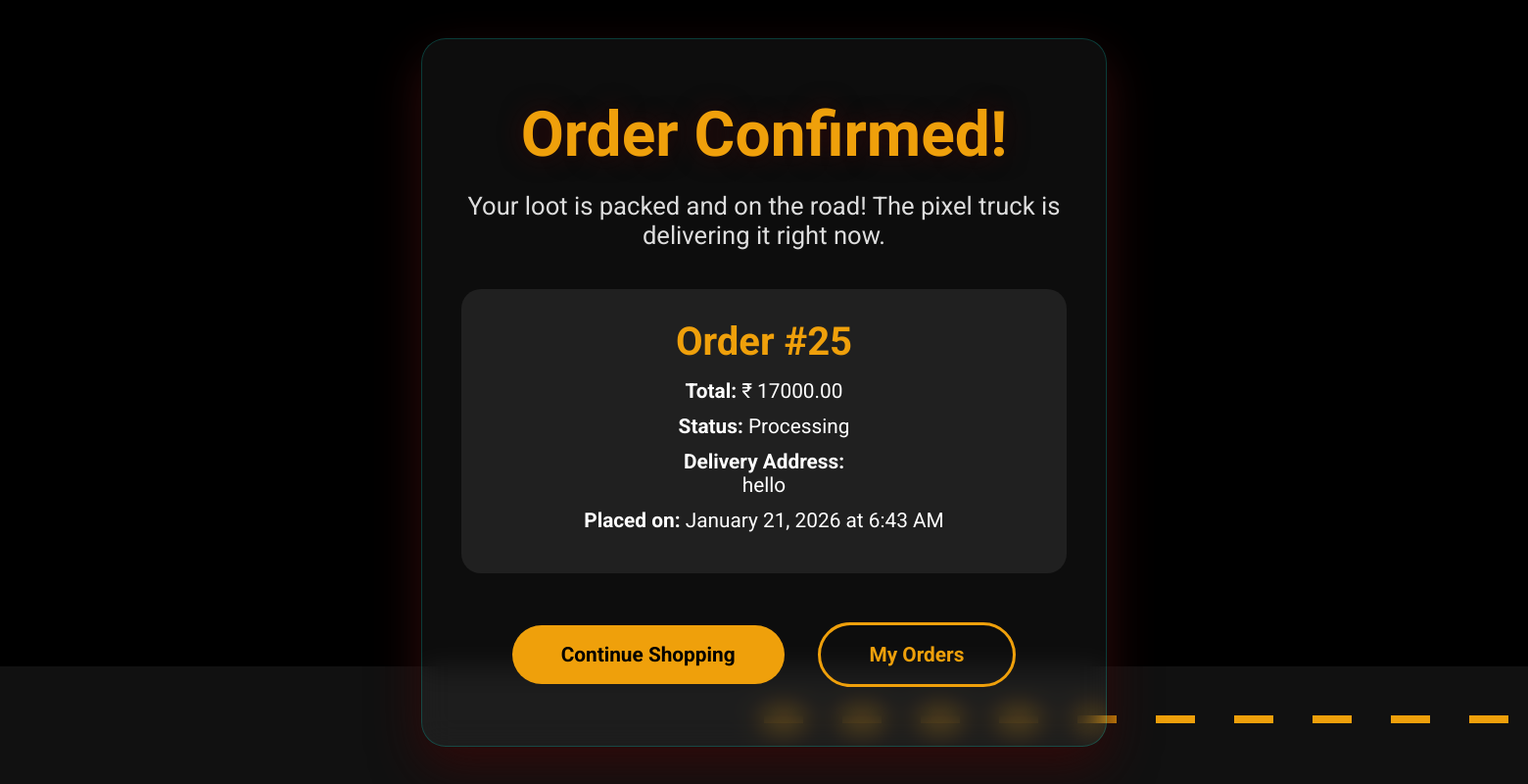
/orders/success/25/ (signed in), run on the app's committed database.
### orders/models.py (models this page shows, shortened)
class Order(models.Model):
    STATUS_CHOICES = (
        ('pending', 'Pending'),
        ('processing', 'Processing'),
        ('shipped', 'Shipped'),
        ('delivered', 'Delivered'),
        ('canceled', 'Canceled'),
    )
    user=models.ForeignKey(User,on_delete=models.CASCADE)
    total_price=models.DecimalField(max_digits=10,decimal_places=2)
    address=models.TextField()
    paid= models.BooleanField(default=False)
    status=models.CharField(max_length=20,choices=STATUS_CHOICES,default='pending')
    created_at=models.DateTimeField(auto_now_add=True)

### orders/views.py (the view)
# urls.py: path('success/<int:order_id>/', views.success, name='success'),
@login_required
def success(request, order_id):
    order = get_object_or_404(Order, id=order_id, user=request.user)
    return render(request, 'orders/order_success.html', {'order': order})

### orders/templates/orders/order_success.html (shortened to what this page needs)
 <!DOCTYPE html>
<html lang="en">
<head>
    {% load static %}
</head>
<body>
    <div class="road"></div>
    <div class="success-container">
        <h1 class="success-title">Order Confirmed!</h1>
        <p class="success-message">
            Your loot is packed and on the road! The pixel truck is delivering it right now.
        </p>
        <div class="order-info">
            <div class="order-id">Order #{{ order.id }}</div>
            <p><strong>Total:</strong> ₹ {{ order.total_price|floatformat:2 }}</p>
            <p><strong>Status:</strong> {{ order.get_status_display }}</p>
            <p><strong>Delivery Address:</strong><br>{{ order.address }}</p>
            <p><strong>Placed on:</strong> {{ order.created_at|date:"F j, Y \a\t g:i A" }}</p>
        </div>
        <a href="{% url 'home' %}" class="btn">Continue Shopping</a>
        <a href="{% url 'orders:history' %}" class="btn btn-secondary">My Orders</a>
    </div>
</body>
</html>

### orders/templates/orders/order_success.html (style rules this page uses)
* { margin: 0; padding: 0; box-sizing: border-box; }
body { font-family: 'Roboto', sans-serif; background-color: #000000; color: #fff; min-height: 100vh; display: flex; align-items: center; justify-content: center; text-align: center; overflow: hidden; position: relative; }
:root { --accent-color: #efa00b; --accent-hover: #d39504; --accent-glow: #300A0A; }
.road { position: absolute; bottom: 0; width: 300%; height: 120px; background: #111; animation: moveRoad 8s linear infinite; }
.road::before { content: ''; position: absolute; top: 50px; width: 100%; height: 8px; background: repeating-linear-gradient(90deg, #efa00b 0, #efa00b 40px, transparent 40px, transparent 80px); }
.success-container { max-width: 700px; padding: 60px 40px; background: rgba(255, 255, 255, 0.05); backdrop-filter: blur(15px); border: 1px solid rgba(0, 255, 234, 0.2); border-radius: 25px; box-shadow: 0 20px 50px var(--accent-glow); z-index: 10; }
.success-title { font-family: 'Iceberg', sans-serif; font-size: 4rem; margin-bottom: 20px; color: var(--accent-color); text-shadow: 0 0 25px var(--accent-glow); }
.success-message { font-size: 1.6rem; margin-bottom: 40px; color: #ddd; }
.order-info { background: rgba(255, 255, 255, 0.08); padding: 30px; border-radius: 20px; margin-bottom: 50px; }
.order-id { font-size: 2.5rem; font-weight: bold; color: var(--accent-color); margin-bottom: 15px; }
.order-info p { font-size: 1.3rem; margin: 12px 0; }
.btn { display: inline-block; padding: 18px 50px; background: var(--accent-color); color: #000; font-weight: bold; font-size: 1.3rem; border-radius: 50px; text-decoration: none; transition: all 0.4s ease; margin: 0 15px; }
.btn-secondary { background: transparent; border: 3px solid var(--accent-color); color: var(--accent-color); }

### data on the page
Order: id "25", total_price "17000.00", status "Processing", address "hello", created_at "January 21, 2026 at 6:43 AM"
